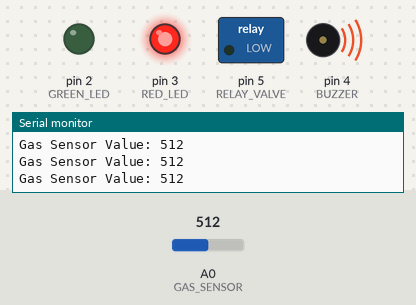
The sketch below on a simulated Arduino Uno, built with avr-gcc and run on an emulated ATmega328P. Parts: switched loads named in the sketch (green lamp = pin HIGH), output pins drawn as LEDs (lit = HIGH), buzzer (waves = sounding), the last lines printed to the serial monitor. Inputs (shaded band) come from the test bench; at power-on: A0 (GAS_SENSOR) = 512.

Above: at 1.3 s.
1.4 s: A0 (GAS_SENSOR) set to 111
2.9 s: A0 (GAS_SENSOR) set to 94
At 4.2 s:
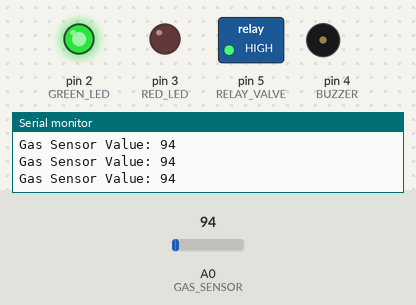
4.5 s: A0 (GAS_SENSOR) set to 114
At 5.6 s:
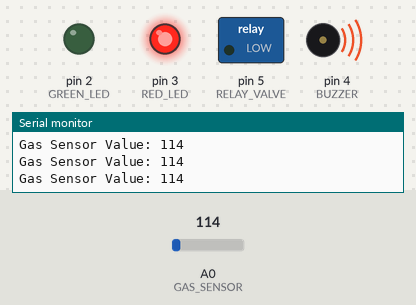
6.0 s: A0 (GAS_SENSOR) set to 0
At 6.8 s:
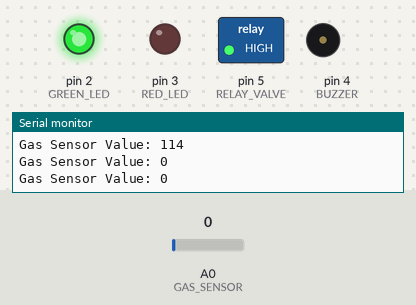
Timing chart, 0 to 8.5 s (numbered marks = the images above; inputs shaded):
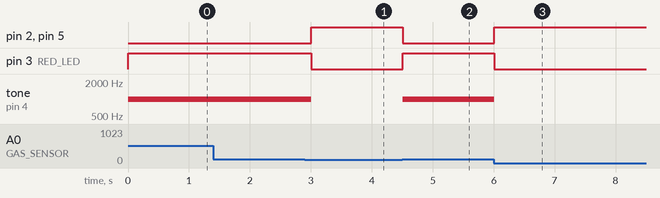

The sketch:

finalcodegasleakagedtection.ino
```cpp
// === Pin Definitions ===
#define GREEN_LED 2
#define RED_LED 3
#define BUZZER 4             // Passive buzzer
#define RELAY_VALVE 5        // Relay controlling solenoid valve
#define GAS_SENSOR A0        // Analog input from MQ2 gas sensor

int threshold = 104;         // Adjust based on normal vs. leak readings

void setup() {
  // Set all pin modes
  pinMode(GREEN_LED, OUTPUT);
  pinMode(RED_LED, OUTPUT);
  pinMode(BUZZER, OUTPUT);
  pinMode(RELAY_VALVE, OUTPUT);

  // Set initial device states
  digitalWrite(GREEN_LED, HIGH);      // Green LED ON initially
  digitalWrite(RED_LED, LOW);         // Red LED OFF
  digitalWrite(RELAY_VALVE, HIGH);    // Relay OFF (Active LOW logic)

  // Start Serial Monitor
  Serial.begin(9600);
  Serial.println("Gas Leakage Monitoring System Started...");
}

void loop() {
  // Read analog gas value
  int gasValue = analogRead(GAS_SENSOR);

  // Print gas reading to Serial Monitor
  Serial.print("Gas Sensor Value: ");
  Serial.println(gasValue);

  // Check for gas leakage
  if (gasValue > threshold) {
    // GAS LEAKAGE DETECTED
    digitalWrite(GREEN_LED, LOW);       // Green LED OFF
    digitalWrite(RED_LED, HIGH);        // Red LED ON
    tone(BUZZER, 1000);                 // Passive buzzer on (1kHz)
    digitalWrite(RELAY_VALVE, LOW);     // Activate relay → solenoid valve ON
  } else {
    // NORMAL CONDITION
    digitalWrite(GREEN_LED, HIGH);      // Green LED ON
    digitalWrite(RED_LED, LOW);         // Red LED OFF
    noTone(BUZZER);                     // Stop buzzer
    digitalWrite(RELAY_VALVE, HIGH);    // Deactivate relay → solenoid valve OFF
  }

  delay(500); // 0.5 second delay before next check
}
```

Measured:
- the behaviour switches between 105 and 104 on A0 (GAS_SENSOR) (found by bisection; images 0 and 1)
- after the input at 2.9 s, pin 2 (GREEN_LED), pin 5 (RELAY_VALVE): LOW → HIGH after 0.10 s; pin 3 (RED_LED): HIGH → LOW after 0.10 s; tone on pin 4 (BUZZER): 1000 Hz → silent after 0.10 s
- after the input at 4.5 s, pin 2 (GREEN_LED), pin 5 (RELAY_VALVE): HIGH → LOW at once; pin 3 (RED_LED): LOW → HIGH at once; tone on pin 4 (BUZZER): silent → 1000 Hz at once
- after the input at 6.0 s, pin 2 (GREEN_LED), pin 5 (RELAY_VALVE): LOW → HIGH at once; pin 3 (RED_LED): HIGH → LOW at once; tone on pin 4 (BUZZER): 1000 Hz → silent at once
